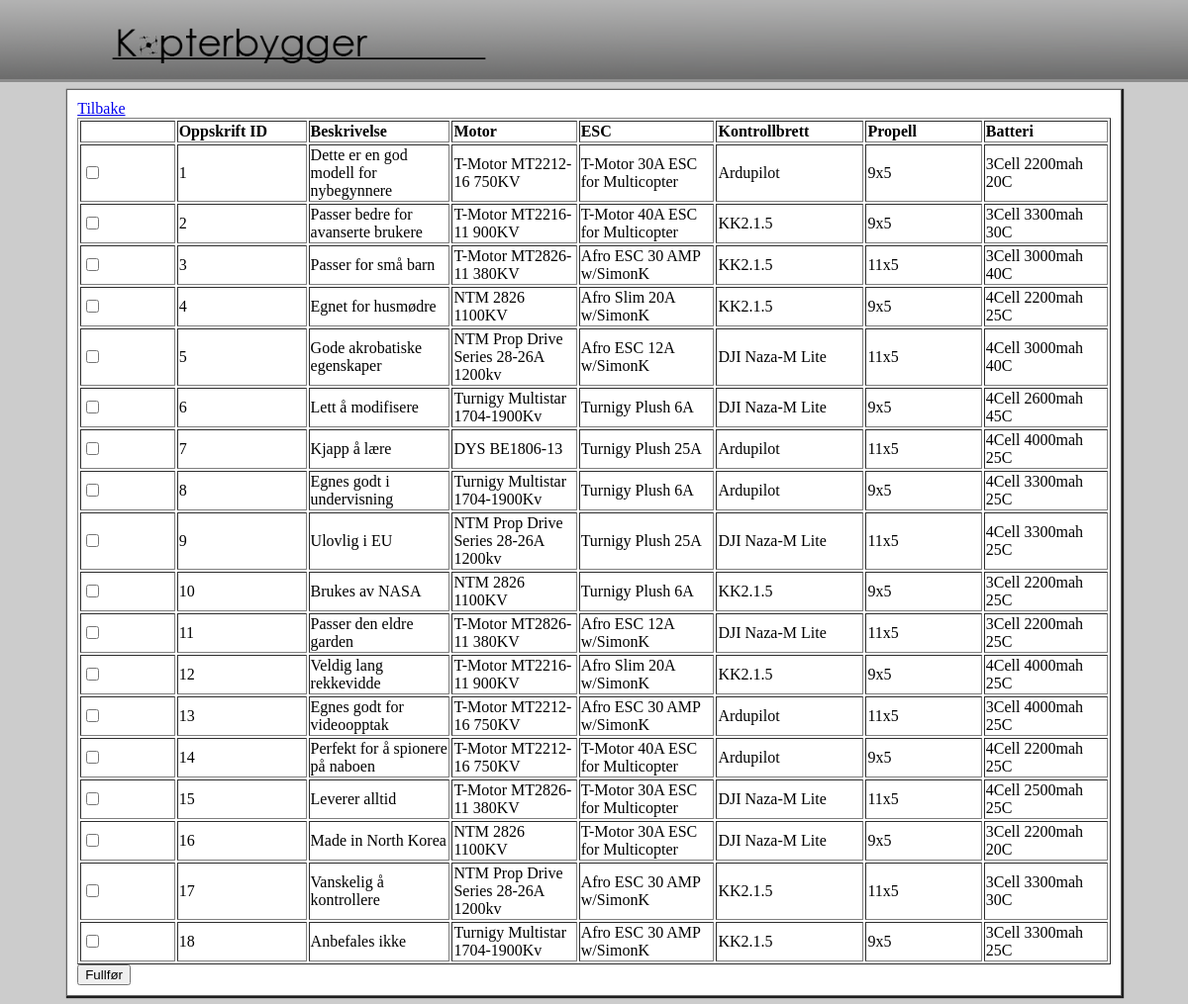
/MultikopterBygger/editPkg.php (signed in), run on the app's committed database.
### tables this page shows
create table Oppskrift
	(
		OppskriftID int not null AUTO_INCREMENT,
		SpesifikasjonID int not null,
		KomponenterID int not null,
		Beskrivelse nchar(250),
		PRIMARY	KEY (OppskriftID),
		FOREIGN KEY (SpesifikasjonID) REFERENCES Spesifikasjoner(SpesifikasjonID),
		FOREIGN	KEY (KomponenterID) REFERENCES Komponenter(KomponenterID)
	);

create table Motor
	(
		MotorID int not null,
		kV int not null,
		Amps int,
		Pris int,
		Prop_dia int,
		Prop_vin int,
		CE_MAX int not null,
		CE_MIN int not null,
		Navn nchar(50),
		PRIMARY KEY (MotorID)
	);

create table ESC
	(
		ESCID int not null,
		Ampere int not null,
		CE_max int not null,
		CE_min int not null,
		Pris int,
		Navn nchar(50),
		PRIMARY KEY (ESCID)
	);

create table Kontrollbrett
	(
		KontrollbrettID int not null,
		Rotor_min int not null,
		Rotor_max int not null,
		GPS nchar(50),
		Pris int,
		Navn nchar(50),	
		PRIMARY KEY (KontrollbrettID)
	);

create table Propeller
	(
		PropellID int not null,
		Prop_dia int not null,
		Prop_vin int not null,
		Pris int,
		Navn nchar(50),
		PRIMARY KEY (PropellID)
	);

create table Batteri
	(
		BatteriID int not null,
		C_max int not null,
		mah int  not null,
		Celler int not null,
		Pris int,
		PRIMARY KEY (BatteriID)
	);

### MultikopterBygger/editPkg.php (the view, shortened to what this page needs)
<!DOCTYPE html>
<html>
    <head>
        <link rel="stylesheet" type="text/css" href="stylesheet.css">
    </head>
    <body>
        <div id="banner">
            <a href=index.html>
                <img class="banner" src="main_styling/banner.png" alt ="Kopterbygger">
            </a>
            <a href=index.html>
            </a>
        </div>
        <div id="wrapper">
            <div id="Content">
                <div id="theChoochooshoe">
                    <a href="administrasjon.php">Tilbake</a>
                    <form name="pkgRem" method="POST">
                        <table border="1">
                            <tr>
                                <th></th>
                                <th>Oppskrift ID</th>
                                <th>Beskrivelse</th>
                                <th>Motor</th>
                                <th>ESC</th>
                                <th>Kontrollbrett</th>
                                <th>Propell</th>
                                <th>Batteri</th>
                            </tr>
                            <?php
                            $con = $_SESSION['connection'];
                            $Query = 'CALL getOppskrift()';
                            $result = mysqli_query($con, $Query);
                            while ($row = mysqli_fetch_array($result)) {
                                echo '<tr>';
                                echo '<td><input type="checkbox" name="oppID[]" value="' . $row['OppskriftID'] . '"></td>';
                                echo '<td>' . $row['OppskriftID'] . '</td>';
                                echo '<td>' . $row['Beskrivelse'] . '</td>';
                                echo '<td>' . $row['motor'] . '</td>';
                                echo '<td>' . $row['esc'] . '</td>';
                                echo '<td>' . $row['kbrett'] . '</td>';
                                echo '<td>' . $row['Prop_dia'] . 'x' . $row['Prop_vin'] . '</td>';
                                echo '<td>' . $row['Celler'] . 'Cell ' . $row['mah'] . 'mah ' . $row['C_max'] . 'C</td>';
                            }
                            ?>
                        </table>
                        <input type = "submit" name = "submit" value = "Fullfør">
                    </form>
                </div>
            </div>
        </div>
    </body>
</html>

### MultikopterBygger/stylesheet.css (style rules this page uses)
form { position:relative; text-align: left; }
html { background-color: #cccccc; }
#banner { width: 100%; position: fixed; left:0; right:0; top:0; z-index:1; }
#wrapper { margin-top: 90px; margin-left: auto; margin-right: auto; width: 90%; box-shadow: 1px 1px 1px 1px #1f1f1f; min-width: 1000px; background-color: #ffffff; }
img.banner { position: absolute; width:100%; height:80px; width:auto; top:0; border-bottom: solid; border-color: #8c8c8c; }
#theChoochooshoe { padding: 10px 10px 10px 10px; border:solid; border-width: 1px; border-color: #666666; heigh: 500px; overflow-y: scroll; }
th { width:300px; }

### data on the page
oppskrift: OppskriftID "1", Beskrivelse "Dette er en god modell for nybegynnere", motor.Navn "T-Motor MT2212-16 750KV", esc.Navn "T-Motor 30A ESC for Multicopter", kontrollbrett.Navn "Ardupilot", propeller.Prop_dia "9", propeller.Prop_vin "5", batteri.Celler "3", batteri.mah "2200", batteri.C_max "20"
oppskrift: OppskriftID "2", Beskrivelse "Passer bedre for avanserte brukere", motor.Navn "T-Motor MT2216-11 900KV", esc.Navn "T-Motor 40A ESC for Multicopter", kontrollbrett.Navn "KK2.1.5", propeller.Prop_dia "9", propeller.Prop_vin "5", batteri.Celler "3", batteri.mah "3300", batteri.C_max "30"
oppskrift: OppskriftID "3", Beskrivelse "Passer for små barn", motor.Navn "T-Motor MT2826-11 380KV", esc.Navn "Afro ESC 30 AMP w/SimonK", kontrollbrett.Navn "KK2.1.5", propeller.Prop_dia "11", propeller.Prop_vin "5", batteri.Celler "3", batteri.mah "3000", batteri.C_max "40"
oppskrift: OppskriftID "4", Beskrivelse "Egnet for husmødre", motor.Navn "NTM 2826 1100KV", esc.Navn "Afro Slim 20A w/SimonK", kontrollbrett.Navn "KK2.1.5", propeller.Prop_dia "9", propeller.Prop_vin "5", batteri.Celler "4", batteri.mah "2200", batteri.C_max "25"
oppskrift: OppskriftID "5", Beskrivelse "Gode akrobatiske egenskaper", motor.Navn "NTM Prop Drive Series 28-26A 1200kv", esc.Navn "Afro ESC 12A w/SimonK", kontrollbrett.Navn "DJI Naza-M Lite", propeller.Prop_dia "11", propeller.Prop_vin "5", batteri.Celler "4", batteri.mah "3000", batteri.C_max "40"
oppskrift: OppskriftID "6", Beskrivelse "Lett å modifisere", motor.Navn "Turnigy Multistar 1704-1900Kv", esc.Navn "Turnigy Plush 6A", kontrollbrett.Navn "DJI Naza-M Lite", propeller.Prop_dia "9", propeller.Prop_vin "5", batteri.Celler "4", batteri.mah "2600", batteri.C_max "45"
oppskrift: OppskriftID "7", Beskrivelse "Kjapp å lære", motor.Navn "DYS BE1806-13", esc.Navn "Turnigy Plush 25A", kontrollbrett.Navn "Ardupilot", propeller.Prop_dia "11", propeller.Prop_vin "5", batteri.Celler "4", batteri.mah "4000", batteri.C_max "25"
oppskrift: OppskriftID "8", Beskrivelse "Egnes godt i undervisning", motor.Navn "Turnigy Multistar 1704-1900Kv", esc.Navn "Turnigy Plush 6A", kontrollbrett.Navn "Ardupilot", propeller.Prop_dia "9", propeller.Prop_vin "5", batteri.Celler "4", batteri.mah "3300", batteri.C_max "25"
oppskrift: OppskriftID "9", Beskrivelse "Ulovlig i EU", motor.Navn "NTM Prop Drive Series 28-26A 1200kv", esc.Navn "Turnigy Plush 25A", kontrollbrett.Navn "DJI Naza-M Lite", propeller.Prop_dia "11", propeller.Prop_vin "5", batteri.Celler "4", batteri.mah "3300", batteri.C_max "25"
oppskrift: OppskriftID "10", Beskrivelse "Brukes av NASA", motor.Navn "NTM 2826 1100KV", esc.Navn "Turnigy Plush 6A", kontrollbrett.Navn "KK2.1.5", propeller.Prop_dia "9", propeller.Prop_vin "5", batteri.Celler "3", batteri.mah "2200", batteri.C_max "25"
oppskrift: OppskriftID "11", Beskrivelse "Passer den eldre garden", motor.Navn "T-Motor MT2826-11 380KV", esc.Navn "Afro ESC 12A w/SimonK", kontrollbrett.Navn "DJI Naza-M Lite", propeller.Prop_dia "11", propeller.Prop_vin "5", batteri.Celler "3", batteri.mah "2200", batteri.C_max "25"
oppskrift: OppskriftID "12", Beskrivelse "Veldig lang rekkevidde", motor.Navn "T-Motor MT2216-11 900KV", esc.Navn "Afro Slim 20A w/SimonK", kontrollbrett.Navn "KK2.1.5", propeller.Prop_dia "9", propeller.Prop_vin "5", batteri.Celler "4", batteri.mah "4000", batteri.C_max "25"
oppskrift: OppskriftID "13", Beskrivelse "Egnes godt for videoopptak", motor.Navn "T-Motor MT2212-16 750KV", esc.Navn "Afro ESC 30 AMP w/SimonK", kontrollbrett.Navn "Ardupilot", propeller.Prop_dia "11", propeller.Prop_vin "5", batteri.Celler "3", batteri.mah "4000", batteri.C_max "25"
oppskrift: OppskriftID "14", Beskrivelse "Perfekt for å spionere på naboen", motor.Navn "T-Motor MT2212-16 750KV", esc.Navn "T-Motor 40A ESC for Multicopter", kontrollbrett.Navn "Ardupilot", propeller.Prop_dia "9", propeller.Prop_vin "5", batteri.Celler "4", batteri.mah "2200", batteri.C_max "25"
oppskrift: OppskriftID "15", Beskrivelse "Leverer alltid", motor.Navn "T-Motor MT2826-11 380KV", esc.Navn "T-Motor 30A ESC for Multicopter", kontrollbrett.Navn "DJI Naza-M Lite", propeller.Prop_dia "11", propeller.Prop_vin "5", batteri.Celler "4", batteri.mah "2500", batteri.C_max "25"
oppskrift: OppskriftID "16", Beskrivelse "Made in North Korea", motor.Navn "NTM 2826 1100KV", esc.Navn "T-Motor 30A ESC for Multicopter", kontrollbrett.Navn "DJI Naza-M Lite", propeller.Prop_dia "9", propeller.Prop_vin "5", batteri.Celler "3", batteri.mah "2200", batteri.C_max "20"
oppskrift: OppskriftID "17", Beskrivelse "Vanskelig å kontrollere", motor.Navn "NTM Prop Drive Series 28-26A 1200kv", esc.Navn "Afro ESC 30 AMP w/SimonK", kontrollbrett.Navn "KK2.1.5", propeller.Prop_dia "11", propeller.Prop_vin "5", batteri.Celler "3", batteri.mah "3300", batteri.C_max "30"
oppskrift: OppskriftID "18", Beskrivelse "Anbefales ikke", motor.Navn "Turnigy Multistar 1704-1900Kv", esc.Navn "Afro ESC 30 AMP w/SimonK", kontrollbrett.Navn "KK2.1.5", propeller.Prop_dia "9", propeller.Prop_vin "5", batteri.Celler "3", batteri.mah "3300", batteri.C_max "25"
